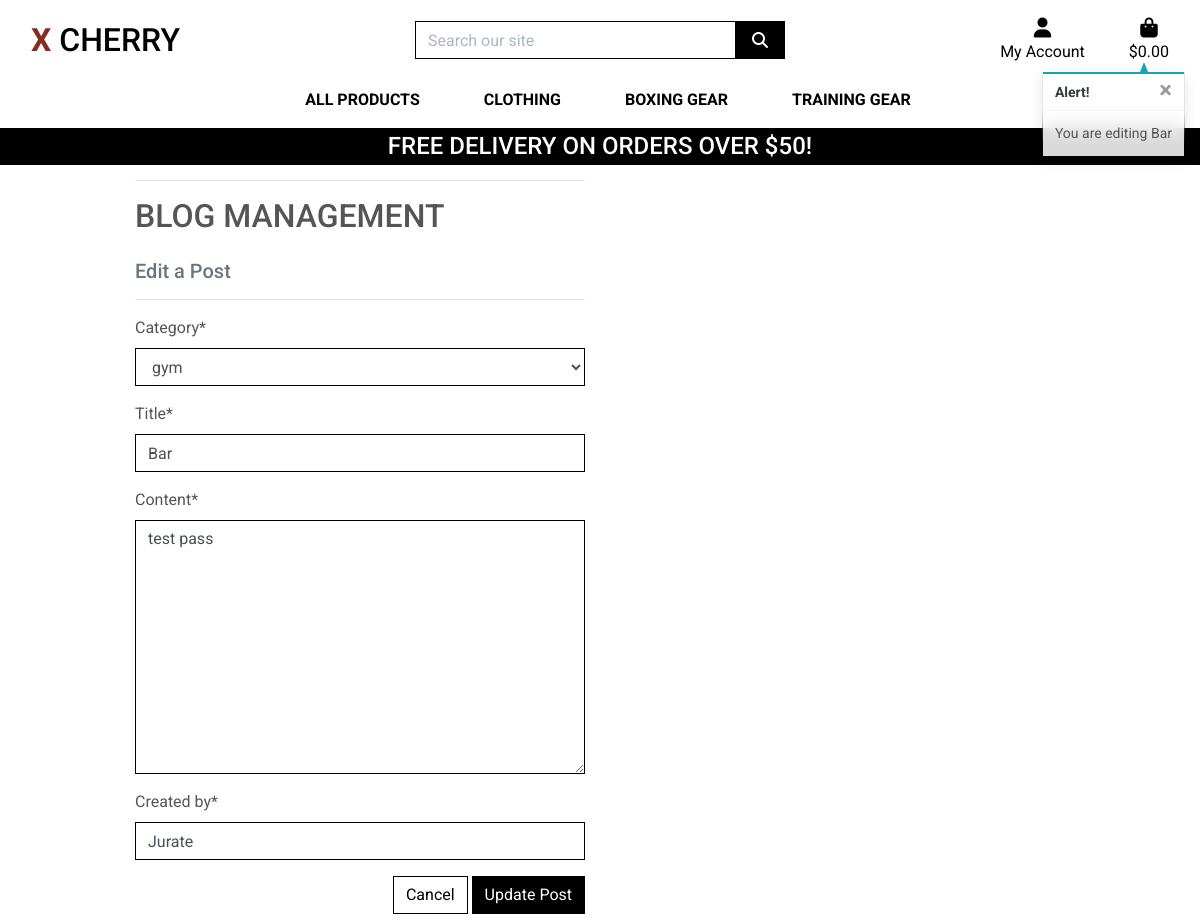
The app's page /blog/edit/11/ (signed in), older data.
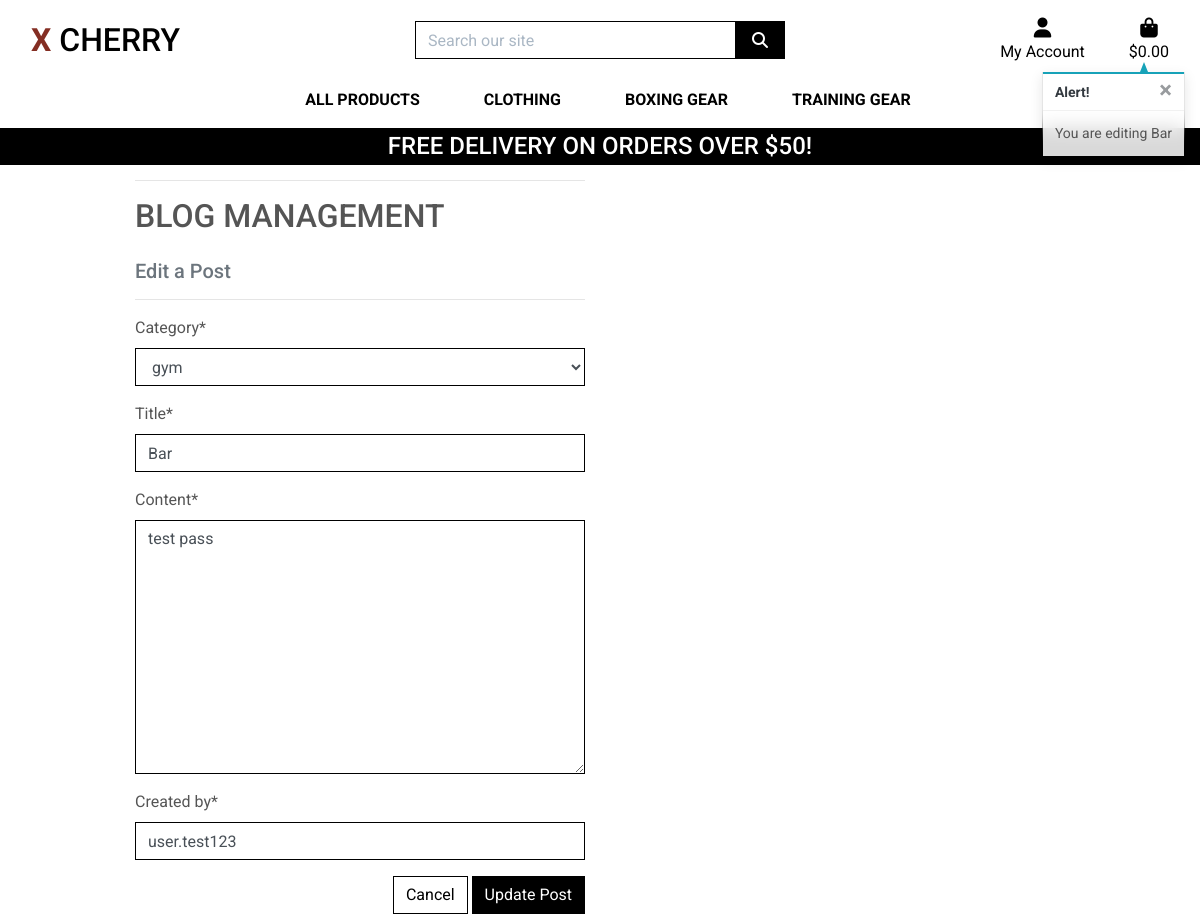
The same page, newer data.
### blog/models.py (models this page shows, shortened)
class Post(models.Model):
    category = models.ForeignKey('Category', null=True, blank=False, on_delete=models.SET_NULL)
    title = models.CharField(max_length=254, null=True, blank=False)
    content = models.TextField()
    date = models.DateTimeField(auto_now=True)
    created_by = models.CharField(max_length=25, null=True, blank=False)
    class Meta:
        ordering = ['-date']

### blog/views.py (the view)
# urls.py: path('edit/<int:post_id>/', views.edit_blog_post, name='edit_blog_post'),
@login_required
def edit_blog_post(request, post_id):
    if not request.user.is_superuser:
        messages.error(request, 'Sorry, only blog owner can do that')
        return redirect(reverse('home'))
    post = get_object_or_404(Post, pk=post_id)
    if request.method == 'POST':
        form = PostForm(request.POST, request.FILES, instance=post)
        if form.is_valid():
            form.save()
            messages.success(request, 'Successfully updated post!')
            return redirect(reverse('blog_post_detail', args=[post.id]))
        else:
            messages.error(request, 'Failed to update post. Please ensure the form is valid.')
    else:
        form = PostForm(instance=post)
        messages.info(request, f'You are editing {post.title}')
    template = 'blog/edit_blog_post.html'
    context = {
        'form': form,
        'post': post,
    }
    return render(request, template, context)

### blog/forms.py
class PostForm(forms.ModelForm):
    class Meta:
        model = Post
        fields = '__all__'
    def __init__(self, *args, **kwargs):
        super().__init__(*args, **kwargs)
        categories = Category.objects.all()
        friendly_names = [(c.id, c.get_friendly_name()) for c in categories]
        self.fields['category'].choises = friendly_names
        for field_name, field in self.fields.items():
            field.widget.attrs['class'] = 'border-black rounded-0'

### blog/models.py (called while the page is built)
    def __str__(self):
        return self.name

    def get_friendly_name(self):
        return self.friendly_name

### blog/templates/blog/edit_blog_post.html (shortened to what this page needs)
{% extends "base.html" %}
{% load static %}
{% block page_header %}
    <div class="container header-container">
    </div>
{% endblock %}
{% block content %}
    <div class="overlay"></div>
    <div class="container">
        <div class="row">
            <div class="col-12 col-md-6">
                <hr>
                    <h2 class="logo-font mb-4">Blog Management</h2>
                    <h5 class="text-muted">Edit a Post</h5>
                <hr>
            </div>
        </div>
        <div class="row">
            <div class="col-12 col-md-6">
                <form method="POST" action="{% url 'edit_blog_post' post.id %}" class="form mb-2" enctype="multipart/form-data">
                    {{ form | crispy }}
                    <div class="text-right">
                        <a href="{% url 'posts' %}" class="btn btn-outline-black rounded-0">Cancel</a>
                        <button class="btn btn-black rounded-0" type="submit">Update Post</button>
                    </div>
                </form>
            </div>
        </div>
    </div>
{% endblock %}

Row changes from the older to the newer data that the page shows:
changed Post "gym": created_by "Jurate" → "user.test123"
